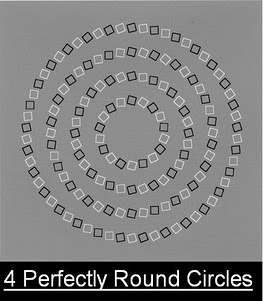
%> input picture Verilog/VGA Display through ZYBO/circles.jpg, 263 x 301 px
$ octave img2text_zybo.m   (GNU Octave 9; MATLAB toolbox functions it lacks are replaced by stand-ins)
%> lines starting %> are read from the running program, lines starting %| are printed output that depends on the picture
%%
clear all;
im_in = imread('C:\Users\Saad Shabbir\Desktop\vga_with_image_in_BRAM/circles.jpg');
%> im_in is the input picture: size 301x263x3 uint8; min 0, max 255, mean 126.6
% im_in = imread('C:\Users\Saad Shabbir\Desktop\vga_with_image_in_BRAM/pure_blue.jpg');
im_in = imrotate(im_in, 90);
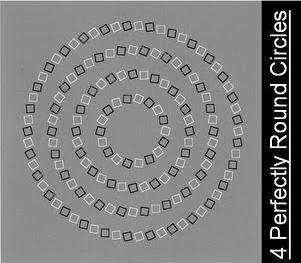
%> im_in: size 263x301x3 uint8; min 0, max 255, mean 126.6; mean of the top-left, top-right, bottom-left and bottom-right quarters 139.3, 113.4, 139.7, 114.2
im_in = flip(im_in, 1);
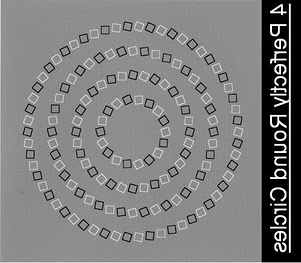
%> im_in: size 263x301x3 uint8; min 0, max 255, mean 126.6; mean of the top-left, top-right, bottom-left and bottom-right quarters 139.7, 114.1, 139.2, 113.5
im = imresize(im_in, [256 256]);
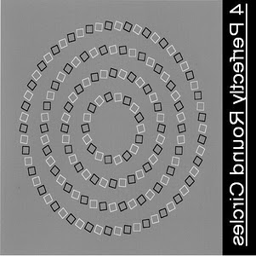
%> im: size 256x256x3 uint8; min 0, max 255, mean 126.7
imd(:,:,1) = round(double(im(:,:,1))*31/255);
imd(:,:,2) = round(double(im(:,:,2))*63/255);
imd(:,:,3) = round(double(im(:,:,3))*31/255);
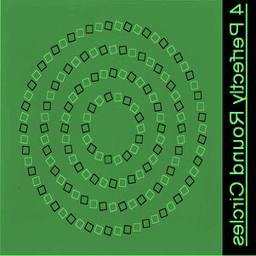
%> imd: size 256x256x3 double; mean R, G, B 15.4, 31.3, 15.4; drawn with min black and max white
im2 = imd(:,:,1)+imd(:,:,2)*32+imd(:,:,3)*2048;
temph = fopen('D:\vivado_projects\zybo_vga\zybo_vga.srcs\sources_1\new/testing.txt','w');

fprintf(temph,'%.4x\n', uint16(im2));
fclose(temph);


% [20 lines of commented-out code are left out]
